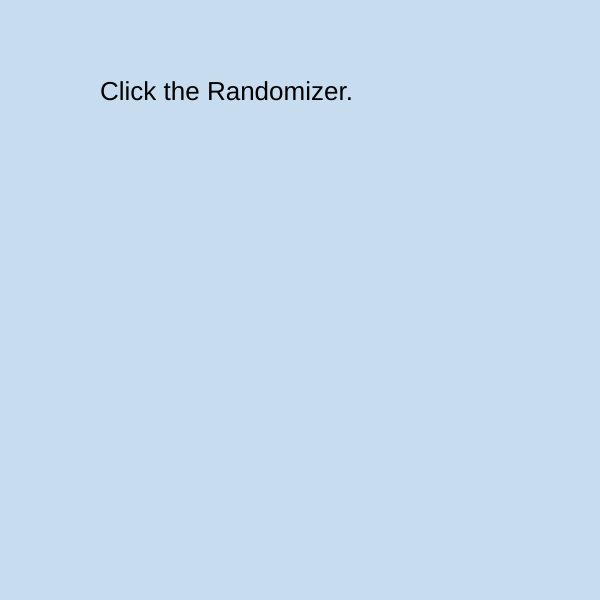
Frame 1 (no input)
Frame 60 (no input): identical to frame 1, image omitted
Frame 120 (the mouse pressed at the canvas centre since frame 60): blank canvas, image omitted

The p5.js sketch that drew this single still picture (run headless with seeded random() and noise() and a simulated clock; from frame 60 on, the mouse is pressed at the canvas centre):

// p5.js sketch
// ── sketch.js
let birds = [
  {name: "cardinal",
    color: "red"},
  {name: "lazuli bunting",
    color: "cyan"},
  {name: "bluebird",
    color: "bright blue"},
  {name: "hummingbird",
    color: "green"},
  {name: "house finch",
    color: "pink"},
  {name: "sandpiper", color: "light brown"}
];


let randomIndex;
let animating;

function setup() {
  createCanvas(600, 600);
  background(200,220,240);
  textSize(26);
  fill(0);
  text("Click the Randomizer.", 100, 100);
}

function draw() {

  if (animating==true){

  background (100,100,200);

  }
}


function randomizer(){

  animating=false;
  if (birds[0]) {
    background(200,220,240);
    fill(random(0,200), random(0,100), random(0,100));
    randomIndex = int(random(birds.length));
    text(`The ${birds[randomIndex].name} is ${birds[randomIndex].color}.`, 100, 100);
    birds.splice(randomIndex, 1);
  } else {
    background(200,220,240);
    fill(random(0,200), random(0,100), random(0,100));
    text("That's all!", 50, 50);
  }
}

function mousePressed() {

  animating=true;

  setTimeout(randomizer, 1000);

}
